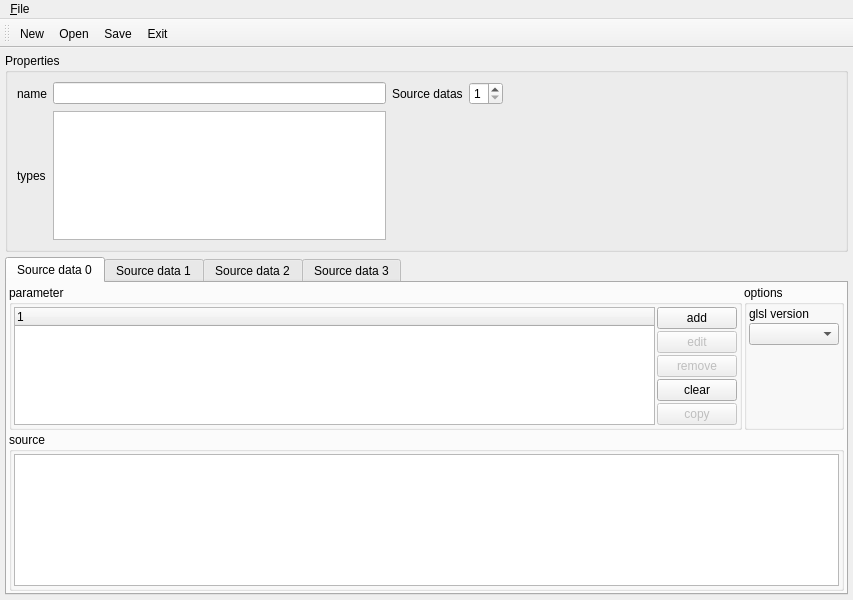
<?xml version="1.0" encoding="UTF-8"?>
<ui version="4.0">
 <class>MainWindow</class>
 <widget class="QMainWindow" name="MainWindow">
  <property name="geometry">
   <rect>
    <x>0</x>
    <y>0</y>
    <width>853</width>
    <height>600</height>
   </rect>
  </property>
  <property name="windowTitle">
   <string>MainWindow</string>
  </property>
  <widget class="QWidget" name="centralwidget">
   <layout class="QVBoxLayout" name="verticalLayout">
    <property name="spacing">
     <number>5</number>
    </property>
    <property name="margin">
     <number>5</number>
    </property>
    <item>
     <widget class="QGroupBox" name="groupBox">
      <property name="title">
       <string>Properties</string>
      </property>
      <layout class="QGridLayout" name="gridLayout">
       <item row="0" column="0">
        <widget class="QLabel" name="label">
         <property name="text">
          <string>name</string>
         </property>
        </widget>
       </item>
       <item row="0" column="1">
        <widget class="QLineEdit" name="name_value"/>
       </item>
       <item row="0" column="2">
        <widget class="QLabel" name="label_3">
         <property name="text">
          <string>Source datas</string>
         </property>
        </widget>
       </item>
       <item row="0" column="3">
        <widget class="QSpinBox" name="source_data_count">
         <property name="minimum">
          <number>1</number>
         </property>
         <property name="maximum">
          <number>4</number>
         </property>
        </widget>
       </item>
       <item row="1" column="0">
        <widget class="QLabel" name="label_2">
         <property name="text">
          <string>types</string>
         </property>
        </widget>
       </item>
       <item row="0" column="4" rowspan="2">
        <spacer name="horizontalSpacer">
         <property name="orientation">
          <enum>Qt::Horizontal</enum>
         </property>
         <property name="sizeHint" stdset="0">
          <size>
           <width>40</width>
           <height>20</height>
          </size>
         </property>
        </spacer>
       </item>
       <item row="1" column="1">
        <widget class="QListWidget" name="type_values">
         <property name="resizeMode">
          <enum>QListView::Fixed</enum>
         </property>
         <property name="uniformItemSizes">
          <bool>true</bool>
         </property>
        </widget>
       </item>
      </layout>
     </widget>
    </item>
    <item>
     <widget class="QTabWidget" name="source_datas">
      <property name="currentIndex">
       <number>0</number>
      </property>
      <widget class="QWidget" name="source_data_0">
       <property name="enabled">
        <bool>true</bool>
       </property>
       <attribute name="title">
        <string>Source data 0</string>
       </attribute>
       <layout class="QGridLayout" name="gridLayout_2">
        <property name="margin">
         <number>2</number>
        </property>
        <property name="spacing">
         <number>2</number>
        </property>
        <item row="0" column="0">
         <widget class="QGroupBox" name="groupBox_14">
          <property name="title">
           <string>parameter</string>
          </property>
          <layout class="QGridLayout" name="gridLayout_6">
           <property name="margin">
            <number>2</number>
           </property>
           <property name="spacing">
            <number>2</number>
           </property>
           <item row="0" column="0" rowspan="5">
            <widget class="QTreeWidget" name="parameters_0">
             <attribute name="headerVisible">
              <bool>true</bool>
             </attribute>
             <column>
              <property name="text">
               <string notr="true">1</string>
              </property>
             </column>
            </widget>
           </item>
           <item row="0" column="1">
            <widget class="QPushButton" name="add_0">
             <property name="text">
              <string>add</string>
             </property>
            </widget>
           </item>
           <item row="1" column="1">
            <widget class="QPushButton" name="edit_0">
             <property name="enabled">
              <bool>false</bool>
             </property>
             <property name="text">
              <string>edit</string>
             </property>
            </widget>
           </item>
           <item row="2" column="1">
            <widget class="QPushButton" name="remove_0">
             <property name="enabled">
              <bool>false</bool>
             </property>
             <property name="text">
              <string>remove</string>
             </property>
            </widget>
           </item>
           <item row="4" column="1">
            <widget class="QPushButton" name="copy_0">
             <property name="enabled">
              <bool>false</bool>
             </property>
             <property name="text">
              <string>copy</string>
             </property>
            </widget>
           </item>
           <item row="3" column="1">
            <widget class="QPushButton" name="clear_0">
             <property name="text">
              <string>clear</string>
             </property>
            </widget>
           </item>
          </layout>
         </widget>
        </item>
        <item row="0" column="1">
         <widget class="QGroupBox" name="groupBox_15">
          <property name="minimumSize">
           <size>
            <width>100</width>
            <height>0</height>
           </size>
          </property>
          <property name="maximumSize">
           <size>
            <width>100</width>
            <height>16777215</height>
           </size>
          </property>
          <property name="title">
           <string>options</string>
          </property>
          <layout class="QVBoxLayout" name="verticalLayout_5">
           <property name="spacing">
            <number>2</number>
           </property>
           <property name="margin">
            <number>2</number>
           </property>
           <item>
            <widget class="QLabel" name="label_8">
             <property name="text">
              <string>glsl version</string>
             </property>
            </widget>
           </item>
           <item>
            <widget class="QComboBox" name="glsl_version_0"/>
           </item>
           <item>
            <spacer name="verticalSpacer_4">
             <property name="orientation">
              <enum>Qt::Vertical</enum>
             </property>
             <property name="sizeType">
              <enum>QSizePolicy::Minimum</enum>
             </property>
             <property name="sizeHint" stdset="0">
              <size>
               <width>0</width>
               <height>80</height>
              </size>
             </property>
            </spacer>
           </item>
          </layout>
         </widget>
        </item>
        <item row="1" column="0" colspan="2">
         <widget class="QGroupBox" name="groupBox_10">
          <property name="title">
           <string>source</string>
          </property>
          <layout class="QHBoxLayout" name="horizontalLayout_5">
           <property name="spacing">
            <number>2</number>
           </property>
           <property name="margin">
            <number>2</number>
           </property>
           <item>
            <widget class="QPlainTextEdit" name="source_0"/>
           </item>
          </layout>
         </widget>
        </item>
       </layout>
      </widget>
      <widget class="QWidget" name="source_data_1">
       <attribute name="title">
        <string>Source data 1</string>
       </attribute>
       <layout class="QGridLayout" name="gridLayout_4">
        <property name="margin">
         <number>2</number>
        </property>
        <property name="spacing">
         <number>2</number>
        </property>
        <item row="0" column="0">
         <widget class="QGroupBox" name="groupBox_5">
          <property name="title">
           <string>parameter</string>
          </property>
          <layout class="QGridLayout" name="gridLayout_3">
           <property name="margin">
            <number>2</number>
           </property>
           <property name="spacing">
            <number>2</number>
           </property>
           <item row="0" column="0" rowspan="5">
            <widget class="QTreeWidget" name="parameters_1">
             <attribute name="headerVisible">
              <bool>false</bool>
             </attribute>
             <column>
              <property name="text">
               <string notr="true">1</string>
              </property>
             </column>
            </widget>
           </item>
           <item row="0" column="1">
            <widget class="QPushButton" name="add_1">
             <property name="text">
              <string>add</string>
             </property>
            </widget>
           </item>
           <item row="1" column="1">
            <widget class="QPushButton" name="edit_1">
             <property name="enabled">
              <bool>false</bool>
             </property>
             <property name="text">
              <string>edit</string>
             </property>
            </widget>
           </item>
           <item row="2" column="1">
            <widget class="QPushButton" name="remove_1">
             <property name="enabled">
              <bool>false</bool>
             </property>
             <property name="text">
              <string>remove</string>
             </property>
            </widget>
           </item>
           <item row="4" column="1">
            <widget class="QPushButton" name="copy_1">
             <property name="enabled">
              <bool>false</bool>
             </property>
             <property name="text">
              <string>copy</string>
             </property>
            </widget>
           </item>
           <item row="3" column="1">
            <widget class="QPushButton" name="clear_1">
             <property name="text">
              <string>clear</string>
             </property>
            </widget>
           </item>
          </layout>
         </widget>
        </item>
        <item row="0" column="1">
         <widget class="QGroupBox" name="groupBox_11">
          <property name="minimumSize">
           <size>
            <width>100</width>
            <height>0</height>
           </size>
          </property>
          <property name="maximumSize">
           <size>
            <width>100</width>
            <height>16777215</height>
           </size>
          </property>
          <property name="title">
           <string>options</string>
          </property>
          <layout class="QVBoxLayout" name="verticalLayout_4">
           <property name="spacing">
            <number>2</number>
           </property>
           <property name="margin">
            <number>2</number>
           </property>
           <item>
            <widget class="QLabel" name="label_5">
             <property name="text">
              <string>glsl version</string>
             </property>
            </widget>
           </item>
           <item>
            <widget class="QComboBox" name="glsl_version_1"/>
           </item>
           <item>
            <spacer name="verticalSpacer_3">
             <property name="orientation">
              <enum>Qt::Vertical</enum>
             </property>
             <property name="sizeType">
              <enum>QSizePolicy::Minimum</enum>
             </property>
             <property name="sizeHint" stdset="0">
              <size>
               <width>0</width>
               <height>80</height>
              </size>
             </property>
            </spacer>
           </item>
          </layout>
         </widget>
        </item>
        <item row="1" column="0" colspan="2">
         <widget class="QGroupBox" name="groupBox_4">
          <property name="title">
           <string>source</string>
          </property>
          <layout class="QHBoxLayout" name="horizontalLayout_2">
           <property name="spacing">
            <number>2</number>
           </property>
           <property name="margin">
            <number>2</number>
           </property>
           <item>
            <widget class="QPlainTextEdit" name="source_1"/>
           </item>
          </layout>
         </widget>
        </item>
       </layout>
      </widget>
      <widget class="QWidget" name="source_data_2">
       <attribute name="title">
        <string>Source data 2</string>
       </attribute>
       <layout class="QGridLayout" name="gridLayout_7">
        <property name="margin">
         <number>2</number>
        </property>
        <property name="spacing">
         <number>2</number>
        </property>
        <item row="0" column="0">
         <widget class="QGroupBox" name="groupBox_7">
          <property name="title">
           <string>parameter</string>
          </property>
          <layout class="QGridLayout" name="gridLayout_5">
           <property name="margin">
            <number>2</number>
           </property>
           <property name="spacing">
            <number>2</number>
           </property>
           <item row="0" column="0" rowspan="5">
            <widget class="QTreeWidget" name="parameters_2">
             <attribute name="headerVisible">
              <bool>false</bool>
             </attribute>
             <column>
              <property name="text">
               <string notr="true">1</string>
              </property>
             </column>
            </widget>
           </item>
           <item row="0" column="1">
            <widget class="QPushButton" name="add_2">
             <property name="text">
              <string>add</string>
             </property>
            </widget>
           </item>
           <item row="1" column="1">
            <widget class="QPushButton" name="edit_2">
             <property name="enabled">
              <bool>false</bool>
             </property>
             <property name="text">
              <string>edit</string>
             </property>
            </widget>
           </item>
           <item row="2" column="1">
            <widget class="QPushButton" name="remove_2">
             <property name="enabled">
              <bool>false</bool>
             </property>
             <property name="text">
              <string>remove</string>
             </property>
            </widget>
           </item>
           <item row="4" column="1">
            <widget class="QPushButton" name="copy_2">
             <property name="enabled">
              <bool>false</bool>
             </property>
             <property name="text">
              <string>copy</string>
             </property>
            </widget>
           </item>
           <item row="3" column="1">
            <widget class="QPushButton" name="clear_2">
             <property name="text">
              <string>clear</string>
             </property>
            </widget>
           </item>
          </layout>
         </widget>
        </item>
        <item row="0" column="1">
         <widget class="QGroupBox" name="groupBox_12">
          <property name="minimumSize">
           <size>
            <width>100</width>
            <height>0</height>
           </size>
          </property>
          <property name="maximumSize">
           <size>
            <width>100</width>
            <height>16777215</height>
           </size>
          </property>
          <property name="title">
           <string>options</string>
          </property>
          <layout class="QVBoxLayout" name="verticalLayout_3">
           <property name="spacing">
            <number>2</number>
           </property>
           <property name="margin">
            <number>2</number>
           </property>
           <item>
            <widget class="QLabel" name="label_6">
             <property name="text">
              <string>glsl version</string>
             </property>
            </widget>
           </item>
           <item>
            <widget class="QComboBox" name="glsl_version_2"/>
           </item>
           <item>
            <spacer name="verticalSpacer_2">
             <property name="orientation">
              <enum>Qt::Vertical</enum>
             </property>
             <property name="sizeType">
              <enum>QSizePolicy::Minimum</enum>
             </property>
             <property name="sizeHint" stdset="0">
              <size>
               <width>0</width>
               <height>80</height>
              </size>
             </property>
            </spacer>
           </item>
          </layout>
         </widget>
        </item>
        <item row="1" column="0" colspan="2">
         <widget class="QGroupBox" name="groupBox_6">
          <property name="title">
           <string>source</string>
          </property>
          <layout class="QHBoxLayout" name="horizontalLayout_3">
           <property name="spacing">
            <number>2</number>
           </property>
           <property name="margin">
            <number>2</number>
           </property>
           <item>
            <widget class="QPlainTextEdit" name="source_2"/>
           </item>
          </layout>
         </widget>
        </item>
       </layout>
      </widget>
      <widget class="QWidget" name="source_data_3">
       <attribute name="title">
        <string>Source data 3</string>
       </attribute>
       <layout class="QGridLayout" name="gridLayout_9">
        <property name="margin">
         <number>2</number>
        </property>
        <property name="spacing">
         <number>2</number>
        </property>
        <item row="0" column="0">
         <widget class="QGroupBox" name="groupBox_9">
          <property name="title">
           <string>parameter</string>
          </property>
          <layout class="QGridLayout" name="gridLayout_8">
           <property name="margin">
            <number>2</number>
           </property>
           <property name="spacing">
            <number>2</number>
           </property>
           <item row="0" column="0" rowspan="5">
            <widget class="QTreeWidget" name="parameters_3">
             <attribute name="headerVisible">
              <bool>false</bool>
             </attribute>
             <column>
              <property name="text">
               <string notr="true">1</string>
              </property>
             </column>
            </widget>
           </item>
           <item row="0" column="1">
            <widget class="QPushButton" name="add_3">
             <property name="text">
              <string>add</string>
             </property>
            </widget>
           </item>
           <item row="1" column="1">
            <widget class="QPushButton" name="edit_3">
             <property name="enabled">
              <bool>false</bool>
             </property>
             <property name="text">
              <string>edit</string>
             </property>
            </widget>
           </item>
           <item row="2" column="1">
            <widget class="QPushButton" name="remove_3">
             <property name="enabled">
              <bool>false</bool>
             </property>
             <property name="text">
              <string>remove</string>
             </property>
            </widget>
           </item>
           <item row="4" column="1">
            <widget class="QPushButton" name="copy_3">
             <property name="enabled">
              <bool>false</bool>
             </property>
             <property name="text">
              <string>copy</string>
             </property>
            </widget>
           </item>
           <item row="3" column="1">
            <widget class="QPushButton" name="clear_3">
             <property name="text">
              <string>clear</string>
             </property>
            </widget>
           </item>
          </layout>
         </widget>
        </item>
        <item row="0" column="1">
         <widget class="QGroupBox" name="groupBox_13">
          <property name="minimumSize">
           <size>
            <width>100</width>
            <height>0</height>
           </size>
          </property>
          <property name="maximumSize">
           <size>
            <width>100</width>
            <height>16777215</height>
           </size>
          </property>
          <property name="title">
           <string>options</string>
          </property>
          <layout class="QVBoxLayout" name="verticalLayout_2">
           <property name="spacing">
            <number>2</number>
           </property>
           <property name="margin">
            <number>2</number>
           </property>
           <item>
            <widget class="QLabel" name="label_7">
             <property name="text">
              <string>glsl version</string>
             </property>
            </widget>
           </item>
           <item>
            <widget class="QComboBox" name="glsl_version_3"/>
           </item>
           <item>
            <spacer name="verticalSpacer">
             <property name="orientation">
              <enum>Qt::Vertical</enum>
             </property>
             <property name="sizeType">
              <enum>QSizePolicy::Minimum</enum>
             </property>
             <property name="sizeHint" stdset="0">
              <size>
               <width>0</width>
               <height>80</height>
              </size>
             </property>
            </spacer>
           </item>
          </layout>
         </widget>
        </item>
        <item row="1" column="0" colspan="2">
         <widget class="QGroupBox" name="groupBox_8">
          <property name="title">
           <string>source</string>
          </property>
          <layout class="QHBoxLayout" name="horizontalLayout_4">
           <property name="spacing">
            <number>2</number>
           </property>
           <property name="margin">
            <number>2</number>
           </property>
           <item>
            <widget class="QPlainTextEdit" name="source_3"/>
           </item>
          </layout>
         </widget>
        </item>
       </layout>
      </widget>
     </widget>
    </item>
   </layout>
  </widget>
  <widget class="QMenuBar" name="menubar">
   <property name="geometry">
    <rect>
     <x>0</x>
     <y>0</y>
     <width>853</width>
     <height>23</height>
    </rect>
   </property>
   <widget class="QMenu" name="menuFile">
    <property name="title">
     <string>&amp;File</string>
    </property>
    <addaction name="action_new"/>
    <addaction name="action_open"/>
    <addaction name="action_save"/>
    <addaction name="action_save_as"/>
    <addaction name="separator"/>
    <addaction name="action_exit"/>
   </widget>
   <addaction name="menuFile"/>
  </widget>
  <widget class="QToolBar" name="toolBar">
   <property name="windowTitle">
    <string>toolBar</string>
   </property>
   <attribute name="toolBarArea">
    <enum>TopToolBarArea</enum>
   </attribute>
   <attribute name="toolBarBreak">
    <bool>false</bool>
   </attribute>
   <addaction name="action_new"/>
   <addaction name="action_open"/>
   <addaction name="action_save"/>
   <addaction name="action_exit"/>
  </widget>
  <action name="action_new">
   <property name="icon">
    <iconset resource="icons.qrc">
     <normaloff>:/icons/filenew.png</normaloff>:/icons/filenew.png</iconset>
   </property>
   <property name="text">
    <string>&amp;New</string>
   </property>
  </action>
  <action name="action_open">
   <property name="icon">
    <iconset resource="icons.qrc">
     <normaloff>:/icons/fileopen.png</normaloff>:/icons/fileopen.png</iconset>
   </property>
   <property name="text">
    <string>&amp;Open</string>
   </property>
  </action>
  <action name="action_save">
   <property name="icon">
    <iconset resource="icons.qrc">
     <normaloff>:/icons/filesave.png</normaloff>:/icons/filesave.png</iconset>
   </property>
   <property name="text">
    <string>&amp;Save</string>
   </property>
  </action>
  <action name="action_save_as">
   <property name="icon">
    <iconset resource="icons.qrc">
     <normaloff>:/icons/filesaveas.png</normaloff>:/icons/filesaveas.png</iconset>
   </property>
   <property name="text">
    <string>Save &amp;as</string>
   </property>
  </action>
  <action name="action_exit">
   <property name="icon">
    <iconset resource="icons.qrc">
     <normaloff>:/icons/gtk-cancel.png</normaloff>:/icons/gtk-cancel.png</iconset>
   </property>
   <property name="text">
    <string>&amp;Exit</string>
   </property>
  </action>
 </widget>
 <tabstops>
  <tabstop>name_value</tabstop>
  <tabstop>source_data_count</tabstop>
  <tabstop>source_datas</tabstop>
  <tabstop>parameters_0</tabstop>
  <tabstop>add_0</tabstop>
  <tabstop>edit_0</tabstop>
  <tabstop>remove_0</tabstop>
  <tabstop>clear_0</tabstop>
  <tabstop>copy_0</tabstop>
  <tabstop>glsl_version_0</tabstop>
  <tabstop>source_0</tabstop>
  <tabstop>parameters_1</tabstop>
  <tabstop>add_1</tabstop>
  <tabstop>edit_1</tabstop>
  <tabstop>remove_1</tabstop>
  <tabstop>clear_1</tabstop>
  <tabstop>copy_1</tabstop>
  <tabstop>glsl_version_1</tabstop>
  <tabstop>source_1</tabstop>
  <tabstop>parameters_2</tabstop>
  <tabstop>add_2</tabstop>
  <tabstop>edit_2</tabstop>
  <tabstop>remove_2</tabstop>
  <tabstop>clear_2</tabstop>
  <tabstop>copy_2</tabstop>
  <tabstop>glsl_version_2</tabstop>
  <tabstop>source_2</tabstop>
  <tabstop>parameters_3</tabstop>
  <tabstop>add_3</tabstop>
  <tabstop>edit_3</tabstop>
  <tabstop>remove_3</tabstop>
  <tabstop>clear_3</tabstop>
  <tabstop>copy_3</tabstop>
  <tabstop>glsl_version_3</tabstop>
  <tabstop>source_3</tabstop>
 </tabstops>
 <resources>
  <include location="icons.qrc"/>
 </resources>
 <connections>
  <connection>
   <sender>clear_0</sender>
   <signal>clicked()</signal>
   <receiver>parameters_0</receiver>
   <slot>clear()</slot>
   <hints>
    <hint type="sourcelabel">
     <x>666</x>
     <y>272</y>
    </hint>
    <hint type="destinationlabel">
     <x>320</x>
     <y>243</y>
    </hint>
   </hints>
  </connection>
  <connection>
   <sender>clear_1</sender>
   <signal>clicked()</signal>
   <receiver>parameters_1</receiver>
   <slot>clear()</slot>
   <hints>
    <hint type="sourcelabel">
     <x>666</x>
     <y>272</y>
    </hint>
    <hint type="destinationlabel">
     <x>320</x>
     <y>243</y>
    </hint>
   </hints>
  </connection>
  <connection>
   <sender>clear_2</sender>
   <signal>clicked()</signal>
   <receiver>parameters_2</receiver>
   <slot>clear()</slot>
   <hints>
    <hint type="sourcelabel">
     <x>666</x>
     <y>272</y>
    </hint>
    <hint type="destinationlabel">
     <x>320</x>
     <y>243</y>
    </hint>
   </hints>
  </connection>
  <connection>
   <sender>clear_3</sender>
   <signal>clicked()</signal>
   <receiver>parameters_3</receiver>
   <slot>clear()</slot>
   <hints>
    <hint type="sourcelabel">
     <x>666</x>
     <y>272</y>
    </hint>
    <hint type="destinationlabel">
     <x>320</x>
     <y>243</y>
    </hint>
   </hints>
  </connection>
  <connection>
   <sender>action_exit</sender>
   <signal>activated()</signal>
   <receiver>MainWindow</receiver>
   <slot>close()</slot>
   <hints>
    <hint type="sourcelabel">
     <x>-1</x>
     <y>-1</y>
    </hint>
    <hint type="destinationlabel">
     <x>410</x>
     <y>299</y>
    </hint>
   </hints>
  </connection>
 </connections>
</ui>
